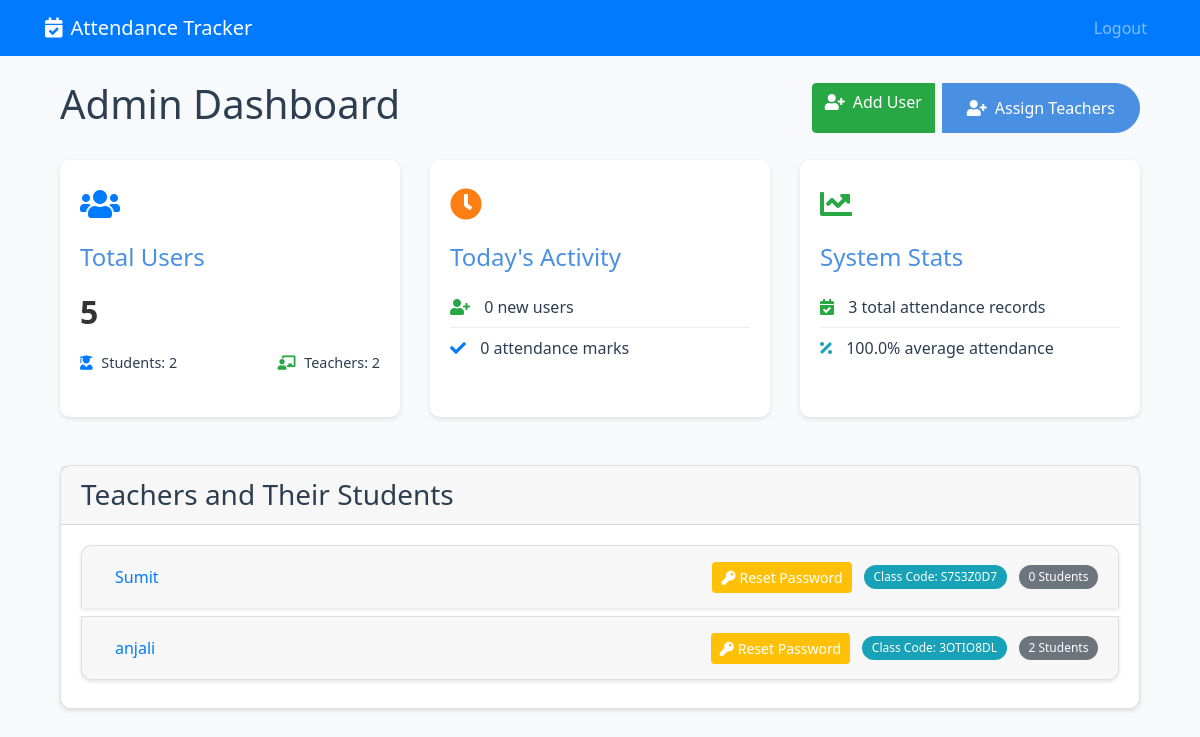
The page /admin (signed in) on the database its author committed.
### app.py (models this page shows, shortened)
class User(UserMixin, db.Model):
    id = db.Column(db.Integer, primary_key=True)
    name = db.Column(db.String(100), nullable=False)
    email = db.Column(db.String(120), unique=True, nullable=False)
    password = db.Column(db.String(60), nullable=False)
    role = db.Column(db.String(10), nullable=False, default='student')  # 'student' or 'teacher'
    student_id = db.Column(db.String(10), unique=True, nullable=True)  # Only for students
    created_at = db.Column(db.DateTime, default=datetime.utcnow)
    class_code = db.Column(db.String(8), unique=True, nullable=True)  # Only for teachers

### app.py (the view)
@app.route('/admin', methods=['GET', 'POST'])
@login_required
def admin_panel():
    if current_user.role != 'admin':
        flash('Access denied.', 'danger')
        return redirect(url_for('index'))
    total_users = User.query.count()
    student_count = User.query.filter_by(role='student').count()
    teacher_count = User.query.filter_by(role='teacher').count()
    today = datetime.now().date()
    new_users_today = User.query.filter(
        db.func.date(User.created_at) == today
    ).count()
    attendance_today = AttendanceRecord.query.filter(
        db.func.date(AttendanceRecord.date) == today
    ).count()
    total_attendance = AttendanceRecord.query.count()
    total_present = AttendanceRecord.query.filter_by(present=True).count()
    avg_attendance = round((total_present / total_attendance * 100) if total_attendance > 0 else 0, 1)
    teachers = User.query.filter_by(role='teacher').all()
    teacher_data = []
    for teacher in teachers:
        assigned_students = db.session.query(User).join(
            TeacherStudent,
            TeacherStudent.student_id == User.id
        ).filter(
            TeacherStudent.teacher_id == teacher.id
        ).all()
        teacher_data.append({
            'teacher': teacher,
            'students': assigned_students,
            'student_count': len(assigned_students)
        })
    return render_template('admin_panel.html',
                         total_users=total_users,
                         student_count=student_count,
                         teacher_count=teacher_count,
                         new_users_today=new_users_today,
                         attendance_today=attendance_today,
                         total_attendance=total_attendance,
                         avg_attendance=avg_attendance,
                         teacher_data=teacher_data)

### app.py (called while the page is built)
@login_manager.user_loader
def load_user(user_id):
    try:
        return User.query.get(int(user_id))
    except ValueError:
        if user_id == 'admin':
            admin_user = User.query.filter_by(email='admin').first()
            if admin_user:
                return admin_user
    return None

def is_mobile():
    user_agent = request.headers.get('User-Agent', '').lower()
    mobile_patterns = [
        'mobile', 'android', 'iphone', 'ipad', 'ipod',
        'blackberry', 'windows phone'
    ]
    return any(pattern in user_agent for pattern in mobile_patterns)

@app.context_processor
def utility_processor():
    return {
        'is_mobile': is_mobile()
    }

### templates/admin_panel.html (shortened to what this page needs)
{% extends "base.html" %}
{% block content %}
<div class="container">
    <div class="{% if is_mobile %}mb-3{% else %}d-flex justify-content-between align-items-center mb-4{% endif %}">
        <h1 class="{% if is_mobile %}mb-3{% endif %}">Admin Dashboard</h1>
        <div class="{% if is_mobile %}btn-group-vertical w-100{% else %}btn-group{% endif %}">
            <a href="{{ url_for('add_user') }}" class="btn btn-success {% if is_mobile %}mb-2{% else %}mr-2{% endif %}">
                <i class="fas fa-user-plus mr-2"></i>Add User
            </a>
            <a href="{{ url_for('assign_teacher') }}" class="btn btn-primary">
                <i class="fas fa-user-plus mr-2"></i>Assign Teachers
            </a>
        </div>
    </div>
    <div class="row mb-4">
        <div class="{% if is_mobile %}col-12{% else %}col-md-4{% endif %} mb-4">
            <div class="dashboard-card">
                <div class="card-icon">
                    <i class="fas fa-users"></i>
                </div>
                <h3>Total Users</h3>
                <div class="dashboard-stats">
                    {{ total_users }}
                </div>
                <div class="stats-breakdown mt-2">
                    <div class="d-flex justify-content-between">
                        <span><i class="fas fa-user-graduate text-primary"></i> Students: {{ student_count }}</span>
                        <span><i class="fas fa-chalkboard-teacher text-success"></i> Teachers: {{ teacher_count }}</span>
                    </div>
                </div>
            </div>
        </div>
        <div class="{% if is_mobile %}col-12{% else %}col-md-4{% endif %} mb-4">
            <div class="dashboard-card">
                <div class="card-icon orange">
                    <i class="fas fa-clock"></i>
                </div>
                <h3>Today's Activity</h3>
                <div class="recent-activity">
                    <div class="activity-item">
                        <i class="fas fa-user-plus text-success"></i>
                        <span>{{ new_users_today }} new users</span>
                    </div>
                    <div class="activity-item">
                        <i class="fas fa-check text-primary"></i>
                        <span>{{ attendance_today }} attendance marks</span>
                    </div>
                </div>
            </div>
        </div>
        <div class="{% if is_mobile %}col-12{% else %}col-md-4{% endif %} mb-4">
            <div class="dashboard-card">
                <div class="card-icon green">
                    <i class="fas fa-chart-line"></i>
                </div>
                <h3>System Stats</h3>
                <div class="activity-item">
                    <i class="fas fa-calendar-check text-success"></i>
                    <span>{{ total_attendance }} total attendance records</span>
                </div>
                <div class="activity-item">
                    <i class="fas fa-percentage text-info"></i>
                    <span>{{ avg_attendance }}% average attendance</span>
                </div>
            </div>
        </div>
    </div>
    <div class="card">
        <div class="card-header">
            <h3 class="mb-0">Teachers and Their Students</h3>
        </div>
        <div class="card-body">
            {% if teacher_data %}
                <div class="accordion" id="teacherAccordion">
                    {% for data in teacher_data %}
                    <div class="card mb-2">
                        <div class="card-header" id="heading{{ data.teacher.id }}">
                            <div class="d-flex justify-content-between align-items-center">
                                <h5 class="mb-0">
                                    <button class="btn btn-link" type="button" data-toggle="collapse"
                                            data-target="#collapse{{ data.teacher.id }}">
                                        {{ data.teacher.name }}
                                    </button>
                                </h5>
                                <div>
                                    <a href="{{ url_for('reset_password', user_id=data.teacher.id) }}"
                                       class="btn btn-warning btn-sm mr-2">
                                        <i class="fas fa-key mr-1"></i>Reset Password
                                    </a>
                                    <span class="badge badge-info mr-2">
                                        Class Code: {{ data.teacher.class_code or 'Not Set' }}
                                    </span>
                                    <span class="badge badge-secondary">
                                        {{ data.student_count }} Students
                                    </span>
                                </div>
                            </div>
                        </div>
                    </div>
                    {% endfor %}
                </div>
            {% else %}
            <p class="text-muted">No teachers registered yet.</p>
            {% endif %}
        </div>
    </div>
</div>
{% endblock %}

### static/css/styles.css (style rules this page uses)
:root { --primary-color: #4a90e2; --secondary-color: #5cb85c; --danger-color: #d9534f; --background-color: #f8f9fa; --text-color: #2c3e50; }
body { background-color: var(--background-color); color: var(--text-color); font-family: 'Segoe UI', Tahoma, Geneva, Verdana, sans-serif; }
.btn-primary { background-color: var(--primary-color); border-color: var(--primary-color); padding: 12px 24px; border-radius: 25px; transition: all 0.3s ease; }
.card { border-radius: 15px; box-shadow: 0 4px 6px rgba(0,0,0,0.1); transition: transform 0.3s ease; }
.dashboard-card { background: white; border-radius: 15px; padding: 20px; margin-bottom: 20px; box-shadow: 0 4px 6px rgba(0,0,0,0.1); }
.dashboard-card h3 { color: var(--primary-color); font-size: 1.5rem; margin-bottom: 15px; }
.dashboard-stats { font-size: 2rem; font-weight: bold; color: var(--text-color); }
.card-icon { font-size: 2rem; margin-bottom: 1rem; color: var(--primary-color); }
.card-icon.green { color: var(--secondary-color); }
.dashboard-card { background: white; border-radius: 15px; padding: 1.5rem; margin-bottom: 1.5rem; box-shadow: 0 4px 6px rgba(0,0,0,0.1); transition: transform 0.3s ease, box-shadow 0.3s ease; }
.dashboard-stats { font-size: 2.5rem; font-weight: bold; color: var(--text-color); margin: 1rem 0; }
.badge { padding: 0.5em 0.8em; font-weight: 500; border-radius: 30px; }
.badge-secondary { background-color: #6c757d; }
.card { border-radius: 10px; box-shadow: 0 2px 4px rgba(0,0,0,0.1); }
.card-body h5 { color: #666; font-size: 0.9rem; text-transform: uppercase; letter-spacing: 0.5px; margin-bottom: 0.5rem; }

### templates/admin_panel.html (style rules this page uses)
.dashboard-card { background: #fff; border-radius: 10px; padding: 20px; box-shadow: 0 2px 4px rgba(0,0,0,0.1); height: 100%; }
.card-icon { font-size: 2rem; margin-bottom: 15px; color: #007bff; }
.card-icon.green { color: #28a745; }
.card-icon.orange { color: #fd7e14; }
.dashboard-stats { font-size: 2rem; font-weight: bold; color: #333; }
.activity-item { padding: 8px 0; border-bottom: 1px solid #eee; }
.activity-item:last-child { border-bottom: none; }
.activity-item i { margin-right: 10px; }
.stats-breakdown { font-size: 0.9rem; }
.stats-breakdown i { margin-right: 5px; }
.btn-warning { color: #fff; background-color: #ffc107; border-color: #ffc107; }
.mr-2 { margin-right: 0.5rem; }

### rows shown on the page
User: teacher.name "Sumit", teacher "S7S3Z0D7"
User: teacher.name "anjali", teacher "3OTIO8DL"

### other values the page prints
{{ total_users }} "5"
{{ student_count }} "2"
{{ teacher_count }} "2"
{{ new_users_today }} "0"
{{ attendance_today }} "0"
{{ total_attendance }} "3"
{{ avg_attendance }} "100.0"
{{ data.student_count }} "0" "2"
